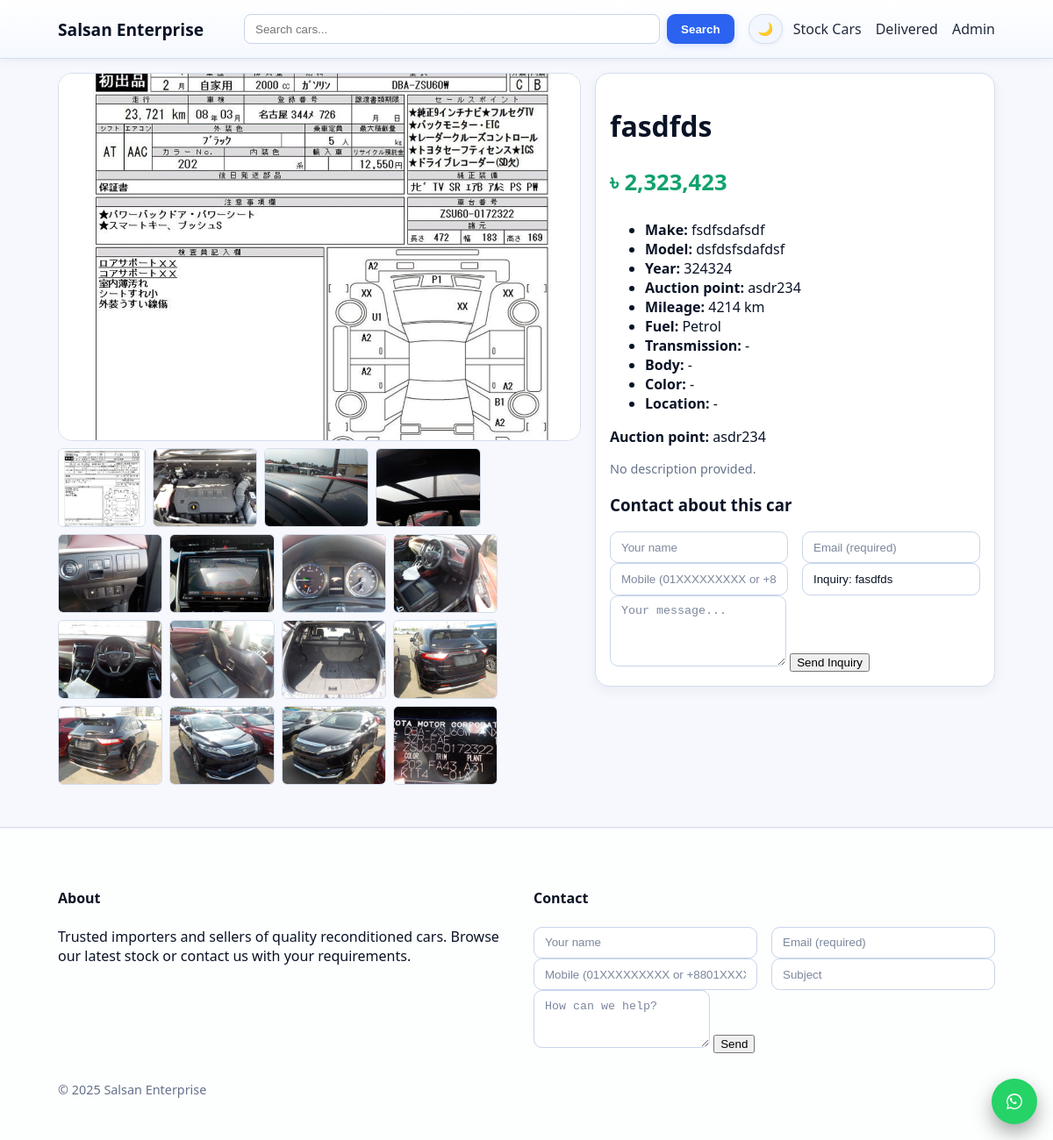
The app's page /car/4, older data.
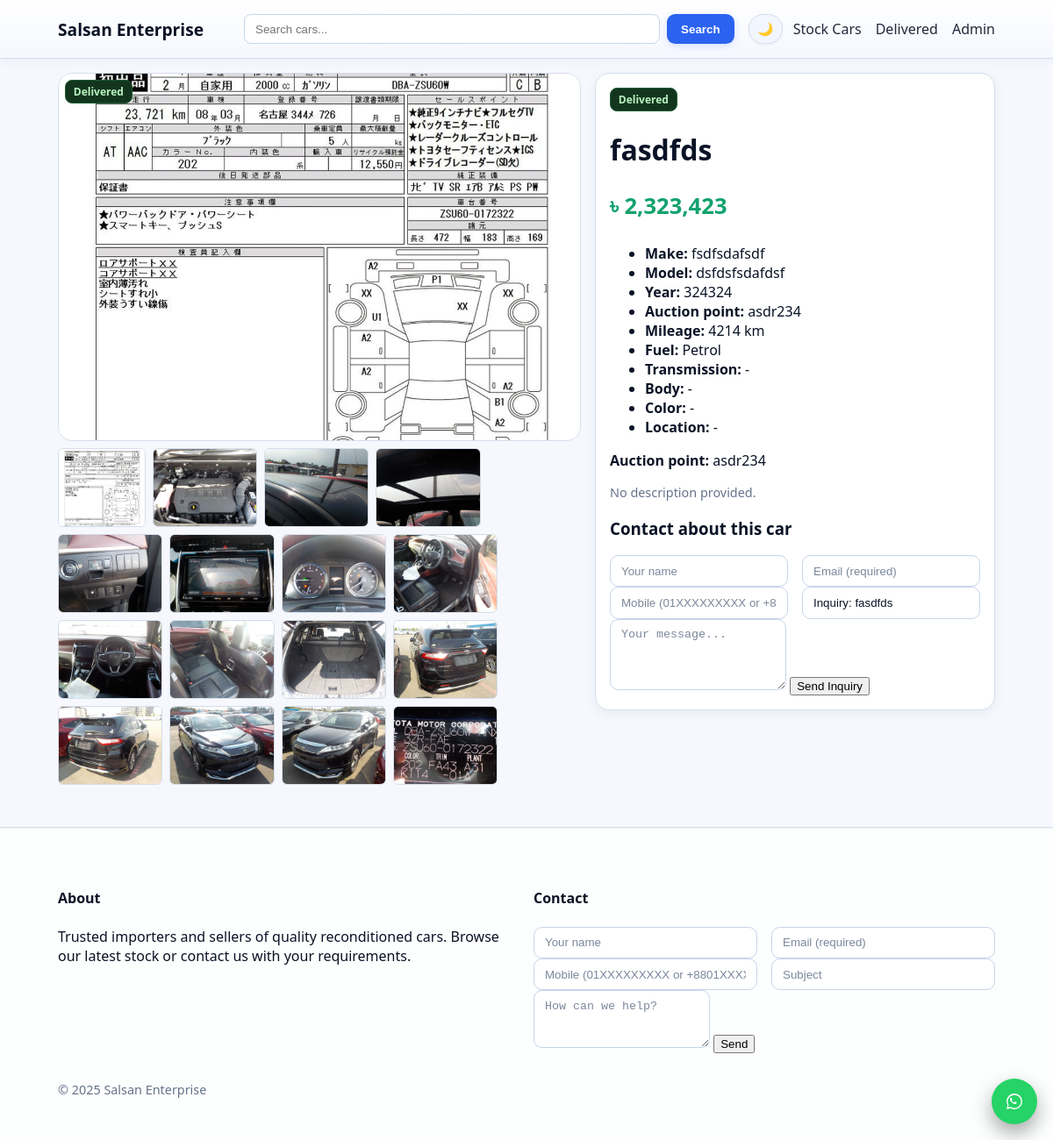
The same page, newer data.
### app.py (the view)
    @app.route("/car/<int:car_id>")
    def car_detail(car_id):
        car = Car.query.get_or_404(car_id)
        return render_template("car_detail.html", car=car)

### templates/car_detail.html (shortened to what this page needs)
{% extends "base.html" %}
{% block content %}
<div class="detail">
  <div class="detail-gallery">
    {% if car.is_delivered %}
      <div class="badge delivered status-badge">Delivered</div>
    {% endif %}
    <img id="mainImage" class="main-image"
         src="{{ car.image_url or url_for('static', filename='img/placeholder.svg') }}"
         alt="{{ car.title }}">
    {% if car.images %}
      <div class="thumbs">
        {% for img in car.images %}
          <img src="{{ img.url }}" alt="thumb"
               onclick="document.getElementById('mainImage').src=this.src">
        {% endfor %}
      </div>
    {% endif %}
  </div>
  <div class="detail-info">
    {% if car.is_delivered %}
      <div class="badge delivered">Delivered</div>
    {% endif %}
    <h1>{{ car.title }}</h1>
    <p class="price big">৳ {{ "{:,}".format(car.price or 0) }}</p>
    <ul class="specs">
      <li><b>Make:</b> {{ car.make or "-" }}</li>
      <li><b>Model:</b> {{ car.model or "-" }}</li>
      <li><b>Year:</b> {{ car.year or "-" }}</li>
      <li><b>Auction point:</b> {{ car.auction_point or "-" }}</li>
      <li><b>Mileage:</b> {{ car.mileage_km or "-" }} km</li>
      <li><b>Fuel:</b> {{ car.fuel_type or "-" }}</li>
      <li><b>Transmission:</b> {{ car.transmission or "-" }}</li>
      <li><b>Body:</b> {{ car.body_type or "-" }}</li>
      <li><b>Color:</b> {{ car.color or "-" }}</li>
      <li><b>Location:</b> {{ car.location or "-" }}</li>
    </ul>
    <div class="desc">
      {% if car.auction_point %}
        <p><b>Auction point:</b> {{ car.auction_point }}</p>
      {% endif %}
      {% if car.description %}
        <p>{{ car.description }}</p>
      {% else %}
        <p class="muted small">No description provided.</p>
      {% endif %}
    </div>
    <h3>Contact about this car</h3>
<form action="{{ url_for('inquire', car_id=car.id) }}" method="post" class="contact-form">
  <div class="grid-2">
    <input name="name" placeholder="Your name" required aria-label="Your name">
    <input name="email" type="email" placeholder="Email (required)" required aria-label="Email">
  </div>
  <div class="grid-2">
    <input
      name="phone"
      type="tel"
      inputmode="tel"
      placeholder="Mobile (01XXXXXXXXX or +8801XXXXXXXXX)"
      pattern="^(?:\+?8801\d{9}|01\d{9})$"
      title="Bangladesh mobile: 01XXXXXXXXX or +8801XXXXXXXXX"
      aria-label="Mobile number">
    <input placeholder="Subject" value="Inquiry: {{ car.title }}" disabled>
  </div>
  <textarea name="message" rows="4" placeholder="Your message..." required aria-label="Message"></textarea>
  <button>Send Inquiry</button>
</form>
  </div>
</div>
{% endblock %}

Row changes from the older to the newer data that the page shows:
changed Car "fasdfds": is_delivered False → True (drawn)
Text that changed along with them:
text now shown: "Delivered Delivered"
